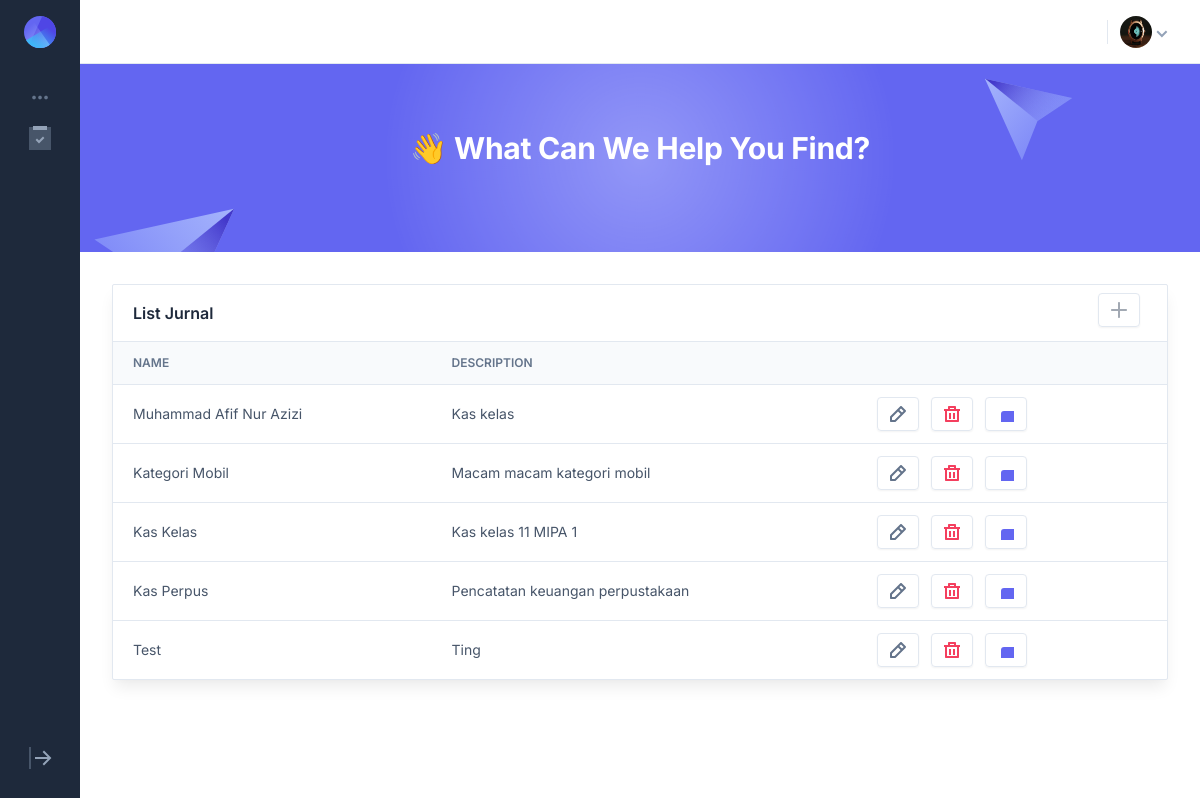
Page /jurnal (signed in) on the earlier database version.
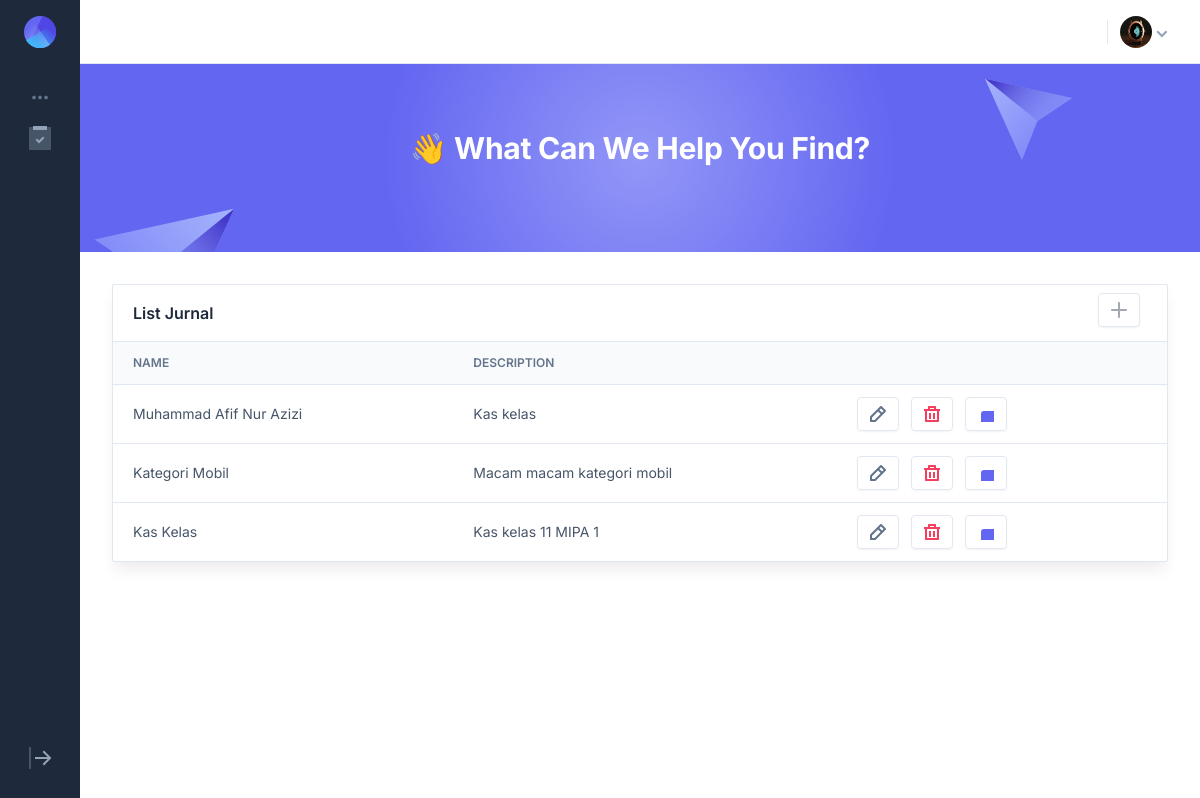
Same page on the later database version.
### models/jurnal.py (models this page shows, shortened)
class Jurnal(db.Model):
    id = db.Column(db.Integer, primary_key=True, autoincrement=True)
    name = db.Column(db.String(50))
    description = db.Column(db.String(100))
    transactions = db.relationship("Transaction", backref='transaction')

### blueprint/jurnal_blueprint.py (the view)
@jurnal_bp.route('/jurnal')
@login_required
def jurnal():
    jurnals = Jurnal.query.all()
    form = JurnalForm()
    return render_template('jurnal.html', jurnals=jurnals, form=form)

### blueprint/auth_blueprint.py (called while the page is built)
@login_manager.user_loader
def load_user(user_id):
    return User.query.get(int(user_id))

### templates/jurnal.html (shortened to what this page needs)
<!DOCTYPE html>
<html lang="en">
<head>
    <link href="{{url_for('static', filename='css/vendors/flatpickr.min.css')}}" rel="stylesheet">
    <link href="{{url_for('static', filename='css/style.css')}}" rel="stylesheet">
</head>
<body
    class="font-inter antialiased bg-slate-100 text-slate-600"
    :class="{ 'sidebar-expanded': sidebarExpanded }"
    x-data="{ sidebarOpen: false, sidebarExpanded: localStorage.getItem('sidebar-expanded') == 'true' }"
    x-init="$watch('sidebarExpanded', value => localStorage.setItem('sidebar-expanded', value))"
>
    <div class="flex h-screen overflow-hidden">
        <div>
            <div id="sidebar" class="flex flex-col absolute z-40 left-0 top-0 lg:static lg:left-auto lg:top-auto lg:translate-x-0 h-screen overflow-y-scroll lg:overflow-y-auto no-scrollbar w-64 lg:w-20 lg:sidebar-expanded:!w-64 2xl:!w-64 shrink-0 bg-slate-800 p-4 transition-all duration-200 ease-in-out" :class="sidebarOpen ? 'translate-x-0' : '-translate-x-64'" @click.outside="sidebarOpen = false" @keydown.escape.window="sidebarOpen = false" x-cloak="lg">
                <div class="flex justify-between mb-10 pr-3 sm:px-2">
                    <a class="block" href="index.html">
                    </a>
                </div>
                <div class="space-y-8">
                    <div>
                        <h3 class="text-xs uppercase text-slate-500 font-semibold pl-3">
                            <span class="hidden lg:block lg:sidebar-expanded:hidden 2xl:hidden text-center w-6" aria-hidden="true">•••</span>
                        </h3>
                        <ul class="mt-3">
                            <li class="px-3 py-2 rounded-sm mb-0.5 last:mb-0" x-data="{ open: false }">
                                <a class="block text-slate-200 hover:text-white truncate transition duration-150" href="#0" @click.prevent="sidebarExpanded ? open = !open : sidebarExpanded = true">
                                    <div class="flex items-center justify-between">
                                        <div class="flex items-center">
                                            <svg class="shrink-0 h-6 w-6" viewBox="0 0 24 24">
                                                <path class="fill-current text-slate-600" d="M8 1v2H3v19h18V3h-5V1h7v23H1V1z" />
                                                <path class="fill-current text-slate-600" d="M1 1h22v23H1z" />
                                                <path class="fill-current text-slate-400" d="M15 10.586L16.414 12 11 17.414 7.586 14 9 12.586l2 2zM5 0h14v4H5z" />
                                            </svg>
                                        </div>
                                    </div>
                                </a>
                            </li>
                        </ul>
                    </div>
                </div>
                <div class="pt-3 hidden lg:inline-flex 2xl:hidden justify-end mt-auto">
                    <div class="px-3 py-2">
                        <button @click="sidebarExpanded = !sidebarExpanded">
                            <svg class="w-6 h-6 fill-current sidebar-expanded:rotate-180" viewBox="0 0 24 24">
                                <path class="text-slate-400" d="M19.586 11l-5-5L16 4.586 23.414 12 16 19.414 14.586 18l5-5H7v-2z" />
                                <path class="text-slate-600" d="M3 23H1V1h2z" />
                            </svg>
                        </button>
                    </div>
                </div>
            </div>
        </div>
        <div class="relative flex flex-col flex-1 overflow-y-auto overflow-x-hidden bg-white">
            <header class="sticky top-0 bg-white border-b border-slate-200 z-30">
                <div class="px-4 sm:px-6 lg:px-8">
                    <div class="flex items-center justify-between h-16 -mb-px">
                        <div class="flex items-center space-x-3">
                            <div class="relative inline-flex" x-data="{ open: false }">
                                <button
                                    class="inline-flex justify-center items-center group"
                                    aria-haspopup="true"
                                    @click.prevent="open = !open"
                                    :aria-expanded="open"
                                >
                                    <img class="w-8 h-8 rounded-full" src="{{url_for('static', filename='image/user-03.jpg')}}" width="32" height="32" alt="User" />
                                    <div class="flex items-center truncate">
                                        <svg class="w-3 h-3 shrink-0 ml-1 fill-current text-slate-400" viewBox="0 0 12 12">
                                            <path d="M5.9 11.4L.5 6l1.4-1.4 4 4 4-4L11.3 6z" />
                                        </svg>
                                    </div>
                                </button>
                            </div>
                        </div>
                    </div>
                </div>
            </header>
            <main>
                <div class="relative flex flex-col items-center justify-center px-4 sm:px-6 lg:px-8 py-8 lg:py-16 bg-indigo-500 overflow-hidden">
                    <div class="absolute pointer-events-none" aria-hidden="true">
                    </div>
                    <div class="absolute pointer-events-none" aria-hidden="true">
                    </div>
                    <div class="relative w-full max-w-2xl mx-auto text-center">
                        <div class="mb-5">
                            <h1 class="text-2xl md:text-3xl text-white font-bold">👋 What Can We Help You Find?</h1>
                        </div>
                    </div>
                </div>
                <div class="px-4 sm:px-6 lg:px-8 py-8 w-full max-w-9xl mx-auto">
                    <div class="space-y-8">
                        <div class="bg-white shadow-lg rounded-sm border border-slate-200">
                            <div class="flex">
                                <header class="px-5 py-4">
                                    <h2 class="font-semibold text-slate-800">List Jurnal</h2>
                                </header>
                                <div style="margin-top: 8px; margin-left: 82%;" x-data="{ modalOpen: false }">
                                    <button
                                        class="btn border-slate-200 hover:border-slate-300"
                                        @click.prevent="modalOpen = true"
                                        aria-controls="basic-modal"
                                    >
                                    <svg class="w-4 h-4 fill-current opacity-50 shrink-0" viewBox="0 0 16 16">
                                        <path d="M15 7H9V1c0-.6-.4-1-1-1S7 .4 7 1v6H1c-.6 0-1 .4-1 1s.4 1 1 1h6v6c0 .6.4 1 1 1s1-.4 1-1V9h6c.6 0 1-.4 1-1s-.4-1-1-1z" />
                                    </svg>
                                </button>
                                </div>
                            </div>
                            <div x-data="handleSelect">
                                <div class="overflow-x-auto">
                                    <table class="table-auto w-full">
                                        <thead class="text-xs font-semibold uppercase text-slate-500 bg-slate-50 border-t border-b border-slate-200">
                                            <tr>
                                                <th class="px-2 first:pl-5 last:pr-5 py-3 whitespace-nowrap">
                                                    <div class="font-semibold text-left">Name</div>
                                                </th>
                                                <th class="px-2 first:pl-5 last:pr-5 py-3 whitespace-nowrap">
                                                    <div class="font-semibold text-left">Description</div>
                                                </th>
                                                <th class="px-2 first:pl-5 last:pr-5 py-3 whitespace-nowrap">
                                                </th>
                                            </tr>
                                        </thead>
                                        <tbody class="text-sm divide-y divide-slate-200">
                                            {% for j in jurnals %}
                                            <tr>
                                                <td class="px-2 first:pl-5 last:pr-5 py-3 whitespace-nowrap">
                                                    <div class="text-left">{{j.name}}</div>
                                                </td>
                                                <td class="px-2 first:pl-5 last:pr-5 py-3 whitespace-nowrap">
                                                    <div class="text-left">{{j.description}}</div>
                                                </td>
                                                <td class="px-2 first:pl-5 last:pr-5 py-3 whitespace-nowrap">
                                                    <div class="flex flex-wrap items-center -m-1.5">
                                                        <div class="m-1.5">
                                                            <a href="/jurnal/{{j.id}}/update"  class="btn border-slate-200 hover:border-slate-300">
                                                                <svg class="w-4 h-4 fill-current text-slate-500 shrink-0" viewBox="0 0 16 16">
                                                                    <path d="M11.7.3c-.4-.4-1-.4-1.4 0l-10 10c-.2.2-.3.4-.3.7v4c0 .6.4 1 1 1h4c.3 0 .5-.1.7-.3l10-10c.4-.4.4-1 0-1.4l-4-4zM4.6 14H2v-2.6l6-6L10.6 8l-6 6zM12 6.6L9.4 4 11 2.4 13.6 5 12 6.6z" />
                                                                </svg>
                                                            </a>
                                                        </div>
                                                        <div class="m-1.5">
                                                            <a href="/jurnal/{{j.id}}/delete" class="btn border-slate-200 hover:border-slate-300">
                                                                <svg class="w-4 h-4 fill-current text-rose-500 shrink-0" viewBox="0 0 16 16">
                                                                    <path d="M5 7h2v6H5V7zm4 0h2v6H9V7zm3-6v2h4v2h-1v10c0 .6-.4 1-1 1H2c-.6 0-1-.4-1-1V5H0V3h4V1c0-.6.4-1 1-1h6c.6 0 1 .4 1 1zM6 2v1h4V2H6zm7 3H3v9h10V5z" />
                                                                </svg>
                                                            </a>
                                                        </div>
                                                        <div class="m-1.5">
                                                            <a href="/jurnal/{{j.id}}/transaction" class="btn border-slate-200 hover:border-slate-300">
                                                            </a>
                                                        </div>
                                                    </div>
                                                </td>
                                            </tr>
                                            {% endfor %}
                                        </tbody>
                                    </table>
                                </div>
                            </div>
                        </div>
                    </div>
                </div>
            </main>
        </div>
    </div>
</body>
</html>

Differences in the rows shown:
removed Jurnal: name "Kas Perpus", description "Pencatatan keuangan perpustakaan"
removed Jurnal: name "Test", description "Ting"
